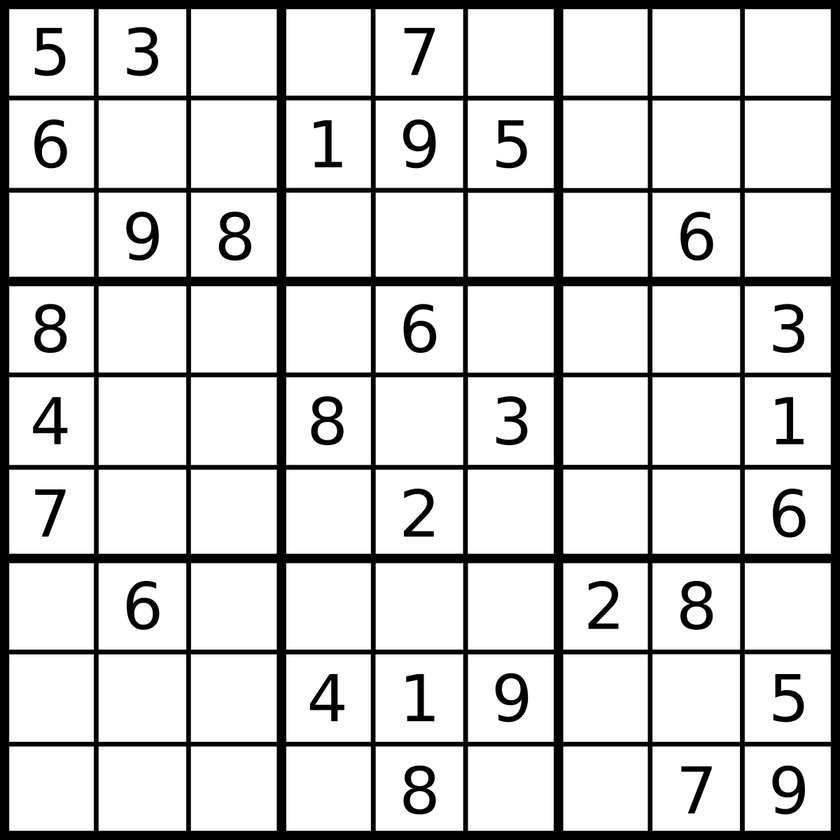
#> input picture openCV/images/r.png, 840 x 840 px, shrunk from 1200 x 1200 before the run, given in place of r.jpg, which was not available
$ python ex56xxx_DetectingCorners1.py
#> lines starting #> are read from the running program, lines starting #| are printed output that depends on the picture; pictures that were not available may be replaced by others from this repository, and a replacement may not be noted
from cv2 import cv2
import numpy as np

myImg = cv2.imread(r'E:\ImageProcessingdenemeleri\images\r.jpg')
#> myImg is the input picture: shape (840, 840, 3); min 0, max 255, mean 209.7
myImgG = cv2.cvtColor(myImg,cv2.COLOR_BGR2GRAY)
'''myImgG = np.float32(myImgG)
mask = np.zeros((680,1023),np.uint8)
myROI = [(92,159),(715,54),(959,475),(204,646)]
mask = cv2.fillPoly(mask,[np.array(myROI)],1)
maskedImg = cv2.bitwise_and(myImg,myImg,mask = mask)
maskedImg = np.float32(maskedImg)'''
corneredImg = cv2.cornerHarris(np.float32(myImgG),3,1,0.246)
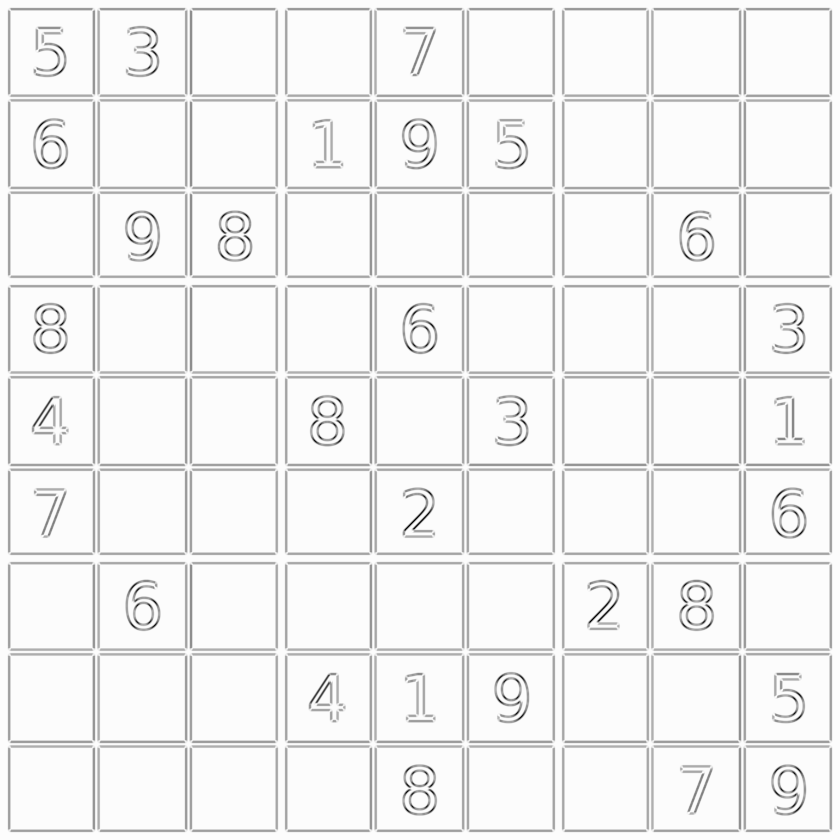
#> corneredImg: shape (840, 840) float32; min -813981120, max 7381152, mean -35155556; drawn with min black and max white
dilatedCornerImg = cv2.dilate(corneredImg,None)
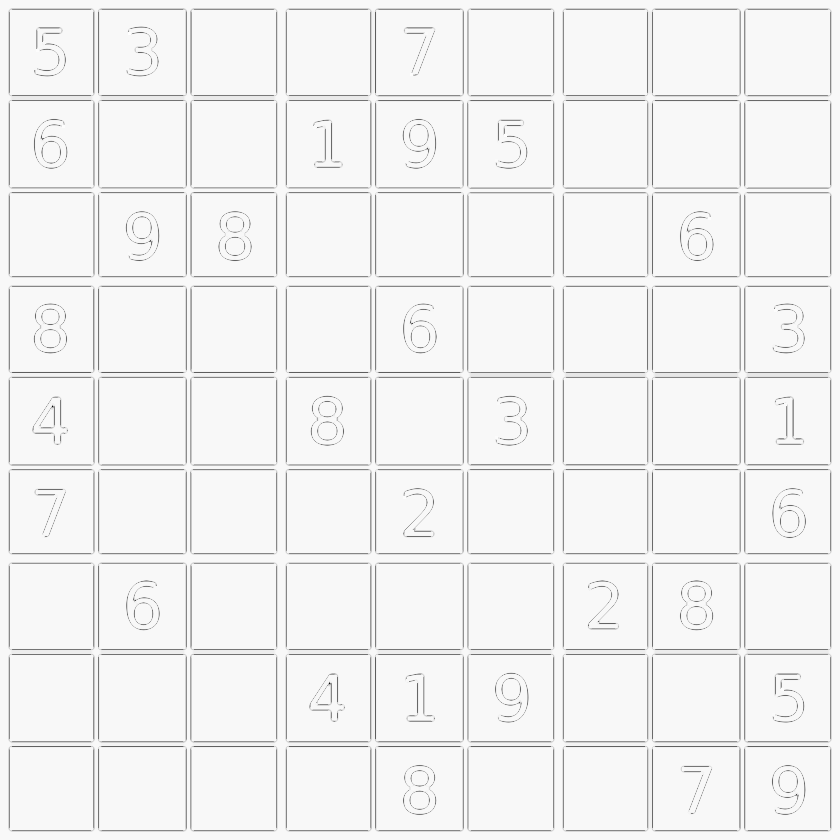
#> dilatedCornerImg: shape (840, 840) float32; min -283794304, max 7381152, mean -7175265.5; drawn with min black and max white
dilatedCornerImg = np.uint8(dilatedCornerImg)
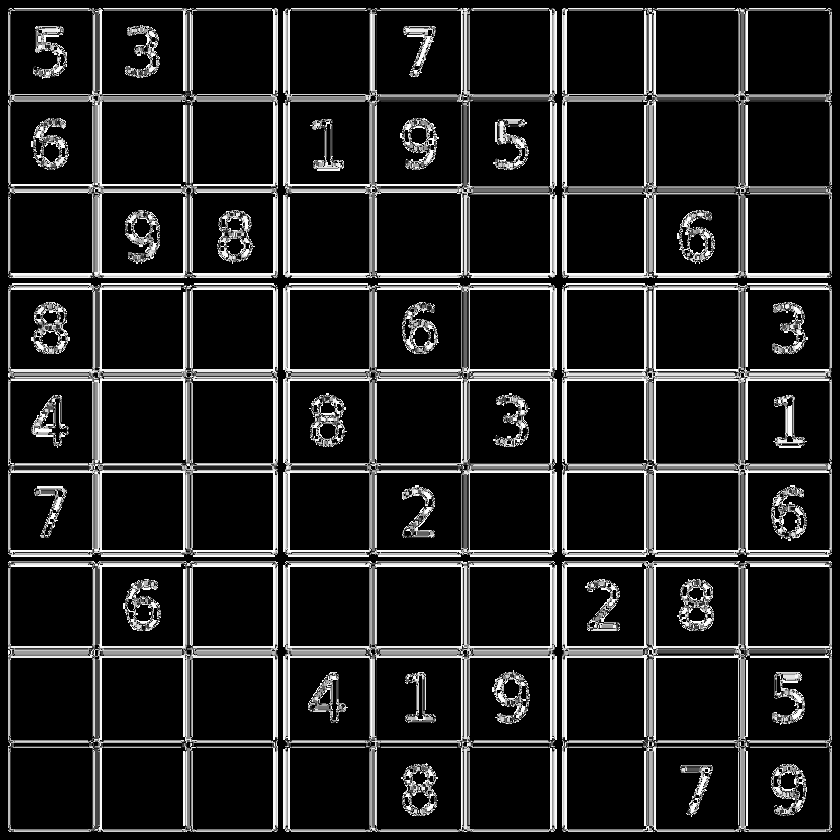
#> dilatedCornerImg: shape (840, 840); min 0, max 255, mean 38.5
#> (the run stopped early here; a loop or call above may not have finished)
